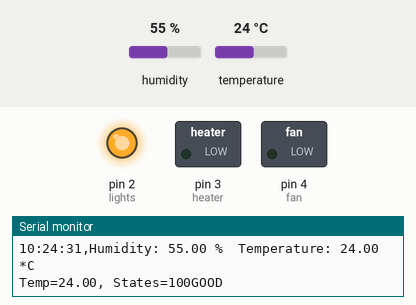
A sketch run on a simulated Arduino Uno, built with avr-gcc and run on an emulated ATmega328P. On the bench: switched loads named in the sketch (green lamp = pin HIGH), output pins drawn as LEDs (lit = HIGH), the last lines printed to the serial monitor. The inputs (shaded band) are chosen by the test bench; at power-on: temperature 24 °C, humidity 55 %. The local clock reads 2024-03-15 10:24:30 at power-on unless the sketch sets it.

Above: at 2.7 s.
2.8 s: temperature set to 22.3 °C
At 6.9 s:
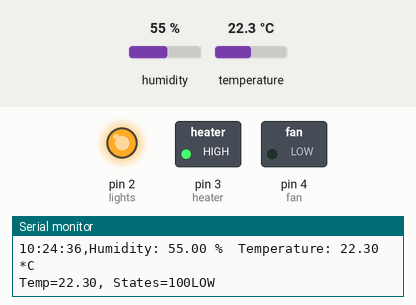
8.8 s: temperature set to 28 °C
At 12.7 s:
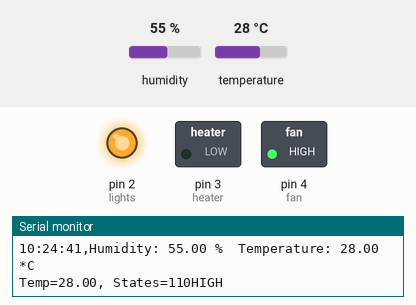
14.8 s: temperature set to 25.4 °C
20.8 s: temperature set to 24.4 °C
At 23.1 s:
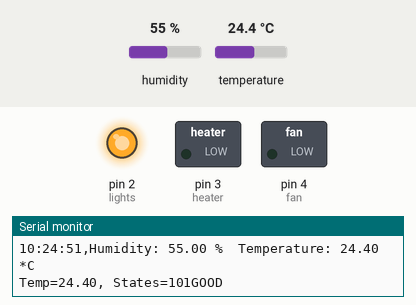
26.8 s: temperature set to 12 °C
At 32.3 s:
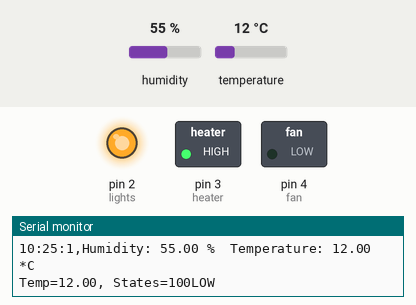
Timing chart, 0 to 33.8 s (numbered marks = the images above; inputs shaded):
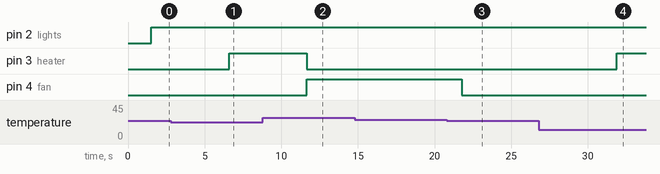

Measured:
- the behaviour switches between 23 and 22.9 °C on temperature (found by bisection; images 0 and 1)
- the behaviour switches between 25 and 24.9 °C on temperature (found by bisection; images 2 and 3)
- after the input at 2.8 s, pin 3 (heater): LOW → HIGH after 3.8 s
- after the input at 8.8 s, pin 3 (heater): HIGH → LOW after 2.9 s; pin 4 (fan): LOW → HIGH after 2.9 s
- after the input at 20.8 s, pin 4 (fan): HIGH → LOW after 0.98 s
- after the input at 26.8 s, pin 3 (heater): LOW → HIGH after 5.1 s

The sketch:

Garduino_4.ino
```cpp
// Date and time functions using a DS1307 RTC connected via I2C and Wire lib
#include <Wire.h>
#include <SoftwareSerial.h>
#include "RTClib.h"
#include "DHT.h"
#define DHTPIN 7
#define DHTTYPE DHT22
DHT dht(DHTPIN, DHTTYPE);

RTC_DS1307 rtc;
SoftwareSerial lcdSerial(10, 11);//rx,tx


//declare pins for sensors, actuators
const int T[2]={A0,A1};
const int lights=2;
const int heater=3;
const int fan=4;
const int pins[3]={2,3,4};
const int startHour=7;
const int endHour=21;
float t1Raw=0.0;
float t2Raw=0.0;
volatile int States[3]={LOW,LOW,LOW};//lights, heater, fan
int lStates[3];
float lowSetp=23.0;
float highSetp=25.0;
const int faultSetp=30;
volatile float tState; //previous temperature state. Us
volatile float hState; //previous humidity state.
float hum;
float tem;
int dhtFaultCnt;
const int faultLim=10; // Will allow 10 bad readings from the DHT22 before it goes into fault mode.


void setup () {
  Serial.begin(9600);
  lcdSerial.begin(9600);
  lcdSerial.write(0xFE);
  lcdSerial.write(0x7c);
  lcdSerial.write(140);
  dht.begin();
  dhtData();

#ifdef AVR
  Wire.begin();
#else
  Wire1.begin(); // Shield I2C pins connect to alt I2C bus on Arduino Due
#endif
  rtc.begin();

  if (! rtc.isrunning()) {
    Serial.println("RTC is NOT running!");
    // following line sets the RTC to the date & time this sketch was compiled
    //rtc.adjust(DateTime(__DATE__, __TIME__));
  }

  pinMode(T[0], INPUT);
  pinMode(T[1], INPUT);
  pinMode(lights, OUTPUT);
  digitalWrite(lights, LOW);
  pinMode(heater, OUTPUT);
  digitalWrite(heater,LOW);
  pinMode(fan, OUTPUT);
  digitalWrite(fan, LOW);
  delay(1500);
}

void loop () {
  //dhtData();
  //pdelay(300);
  lcdSerial.write(0xFE);
  lcdSerial.write(0x01);
  currentStates();
  timeCheck();
  dateTime();
  checkGarden();
  compareStates();
  delay(5000);
  Serial.println();
    }


 void dateTime(){
   DateTime now = rtc.now();
    //Serial.print(now.year(), DEC);
    //Serial.print('/');
    //Serial.print(now.month(), DEC);
    //Serial.print('/');
    //Serial.print(now.day(), DEC);
    //Serial.print(' ');

    Serial.print(now.hour(), DEC);
    lcdSerial.print(now.hour(), DEC);
    Serial.print(':');
    lcdSerial.print(':');
    Serial.print(now.minute(), DEC);
    lcdSerial.print(now.minute(), DEC);
    Serial.print(':');
    lcdSerial.print(':');
    Serial.print(now.second(), DEC);
    lcdSerial.print(now.second(), DEC);
    Serial.print(",");

 }

 void checkGarden(){
   //dhtData();
  float currentTemp= dhtData();
  lcdSerial.write(0xFE);
  lcdSerial.write(137);
  lcdSerial.print("T=");
  Serial.print("Temp=");
  lcdSerial.print(currentTemp);
  Serial.print(currentTemp);
  Serial.print(", ");
  lcdSerial.write(0xFE);
  lcdSerial.write(192);
  lcdSerial.print("S:");
  Serial.print("States=");
  Serial.print(States[0]);
  Serial.print(States[1]);
  Serial.print(States[2]);
  lcdSerial.print(States[0]);
  lcdSerial.print(States[1]);
  lcdSerial.print(States[2]);
  lcdSerial.write(0xFE);
  lcdSerial.write(197);
  lcdSerial.print("H=");
  lcdSerial.print(hum);
  tempCheck(currentTemp);


}


//read temperature
int rawTemp(int pin){
  int result;
  result= analogRead(pin);
  return result;
}


//this is a function to scale the analog input per the ADC
float ADConv(int raw){
  float conv;
  conv= raw *(5/1024.0);
  return conv;
}


//this is the bit of code that converts the mV to degrees C
int convert(float raw){
  float temp = raw -.5;
  temp = temp/.01;
  return temp;
}

// this function returns the average temp.
float avgTemp(){
  int raw1;
  int raw2;
  int sum;
  int t1p;
  int t2p;
  raw1= rawTemp(T[0]);
  t1p= convert(ADConv(raw1));
  ;
  raw2= rawTemp(T[1]);
  t2p= convert(ADConv(raw2));
  Serial.print("T1=");
  Serial.print(t1p);
  Serial.print("T2=");
  Serial.print(t2p);
  sum = raw1+raw2;
  int average= sum/2;
  int temp;
  temp= convert(ADConv(average));
  return temp;

}


void currentStates(){
  for(int i=0; i<3; i++){
    lStates[i]=States[i];
    States[i]= digitalRead(pins[i]);
  }
}

//Do this if the temperature gets too low
void lowTemp(){
  //lStates[1]=States[1];
  //lStates[2]=States[2];
  States[1]=HIGH;
  States[2]=LOW;
  //float h = dht.readHumidity();
  //Serial.print("h=");
  //Serial.print(h);
  //if(h>60){
  //States[1]= HIGH;//turn heater state to high
  //States[2]=HIGH;
  //}
  //else if(h>40&&h<50){
  //States[1]=HIGH;
  //States[2]=LOW;//turn fan state to low
  //}
  //else{
  //Serial.print("time to water");
  //}
  compareStates();
}

//do this if the temperature gets too high
void highTemp(){
  States[1]=LOW; // set the heater state to low
  States[2]=HIGH;// set the fan state to high.
  compareStates();
}

void changeState(int i){
  //States[i]= !States[i];
  digitalWrite(pins[i], States[i]);

}

void compareStates(){
  for(int i=0; i<3; i++){
    int x = States[i];
    int y = lStates[i];
    if(x != y){
      changeState(i);
    }
  }
}

void tempCheck(float i){
  if(i<lowSetp){

    lcdSerial.write(0xFE);
    lcdSerial.write(204);
    lcdSerial.print("LOW");
    Serial.print("LOW");
    lowTemp();

  }

   else if(i>=faultSetp){
    //noInterrupts();
    fault();
    //interrupts();
  }

  else if(i>=highSetp && i<faultSetp){
    lcdSerial.write(0xFE);
    lcdSerial.write(204);
    lcdSerial.print("HIGH");
    Serial.print("HIGH");
    highTemp();
    //digitalWrite(fan, HIGH);
}


  else{
  lcdSerial.write(0xFE);
  lcdSerial.write(204);
  lcdSerial.print("GOOD");
  Serial.print("GOOD");
  States[1]=LOW;
  States[2]=LOW;
  compareStates();
  }
}

void fault(){

  Serial.println("Fault");
  for (int i=0; i<3; i++){
  digitalWrite(pins[i], LOW);
  }
  while(Serial.available() == 0){

    for(int i=0; i>0; i++){
      Serial.print("FAULT ,");
      Serial.print("STATES: ");
      for(int i=0; i<3;i++){
        Serial.print(States[i]);
        Serial.print(", ");
      }
      Serial.println();

    }
  }
}


void timeCheck(){
  DateTime now = rtc.now();
  int nowHour;
  nowHour=now.hour();
  if(nowHour>=3 && nowHour<21){
    States[0]=HIGH;
    compareStates();
  }
  else{
  States[0]=LOW;
  compareStates();
  }
}

float dhtData() {
  // Reading temperature or humidity takes about 250 milliseconds!
  // Sensor readings may also be up to 2 seconds 'old' (its a very slow sensor)
  float h = dht.readHumidity();
  float t = dht.readTemperature();
  hum=h;
  tem=t;

  // check if returns are valid, if they are NaN (not a number) then something went wrong!
  if (isnan(t) || isnan(h)) {
    //h=hState;
    //t=tState;
    Serial.print("Humidity: ");
    Serial.print(hState);
    Serial.print(" %\t");
    Serial.print("Temperature: ");
    Serial.print(tState);
    Serial.print(" *C");
    dhtFaultCnt ++;
    Serial.print("f:");
    Serial.println(dhtFaultCnt);
    if (dhtFaultCnt>faultLim){
      fault();
    }

  }

    else {
    Serial.print("Humidity: ");
    Serial.print(h);
    Serial.print(" %\t");
    Serial.print("Temperature: ");
    Serial.print(t);
    hum = h;
    tem = t;
    Serial.println(" *C");
    return t;
    tState=tem;
    hState=hum;
    dhtFaultCnt=0;
  }
}
```
